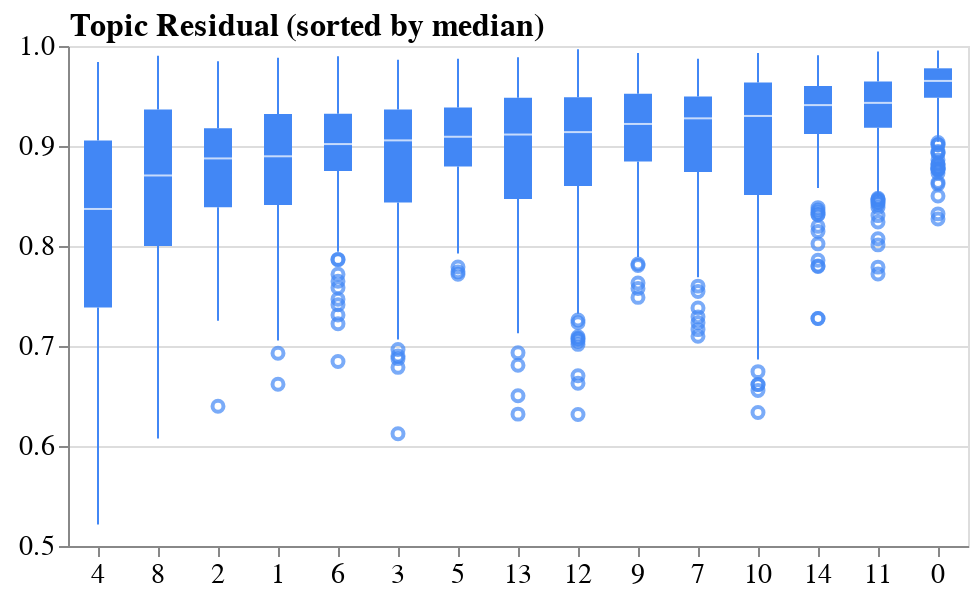

This figure's notebook cell:
### Markdown cell above
We'll show a boxplot of these topic residuals

### Code cell
altair_boxplot_sorted(
    df_topics[["topic_num", "resid"]],
    "topic_num",
    "resid",
    "median(resid)",
    "Topic Residual (sorted by median)",
    14,
    14,
    16,
    dx=30,
    offset=-5,
    x_tick_label_angle=0,
    horiz_bar_chart=False,
    axis_range=[0.5, 1],
    fig_size=(450, 250),
)

### Figure 1 — Vega-Lite specification as saved in the notebook (floating-point values rounded to 4 significant figures; data arrays with more than 128 entries replaced by an {"elided": "..."} marker saying what was removed)
{"config": {"view": {"continuousWidth": 400, "continuousHeight": 300}, "axis": {"labelFontSize": 14, "titleFontSize": 14}, "axisX": {"labelAngle": 0}, "axisY": {"titleAngle": 0, "titleFontSize": 0}, "title": {"anchor": "start", "dx": 30, "fontSize": 16, "offset": -5}}, "data": {"name": "data-53f7814920764d5e8443271575fcbe80"}, "mark": {"type": "boxplot", "color": "#4287f5"}, "encoding": {"x": {"type": "nominal", "field": "topic_num", "sort": [4, 8, 2, 1, 6, 3, 5, 13, 12, 9, 7, 10, 14, 11, 0], "title": ""}, "y": {"type": "quantitative", "aggregate": "median", "field": "resid", "scale": {"domain": [0.5, 1]}, "title": "topic_num"}}, "height": 250, "title": "Topic Residual (sorted by median)", "width": 450, "$schema": "https://vega.github.io/schema/vega-lite/v4.8.1.json", "datasets": {"data-53f7814920764d5e8443271575fcbe80": {"elided": "4148 records"}}}
